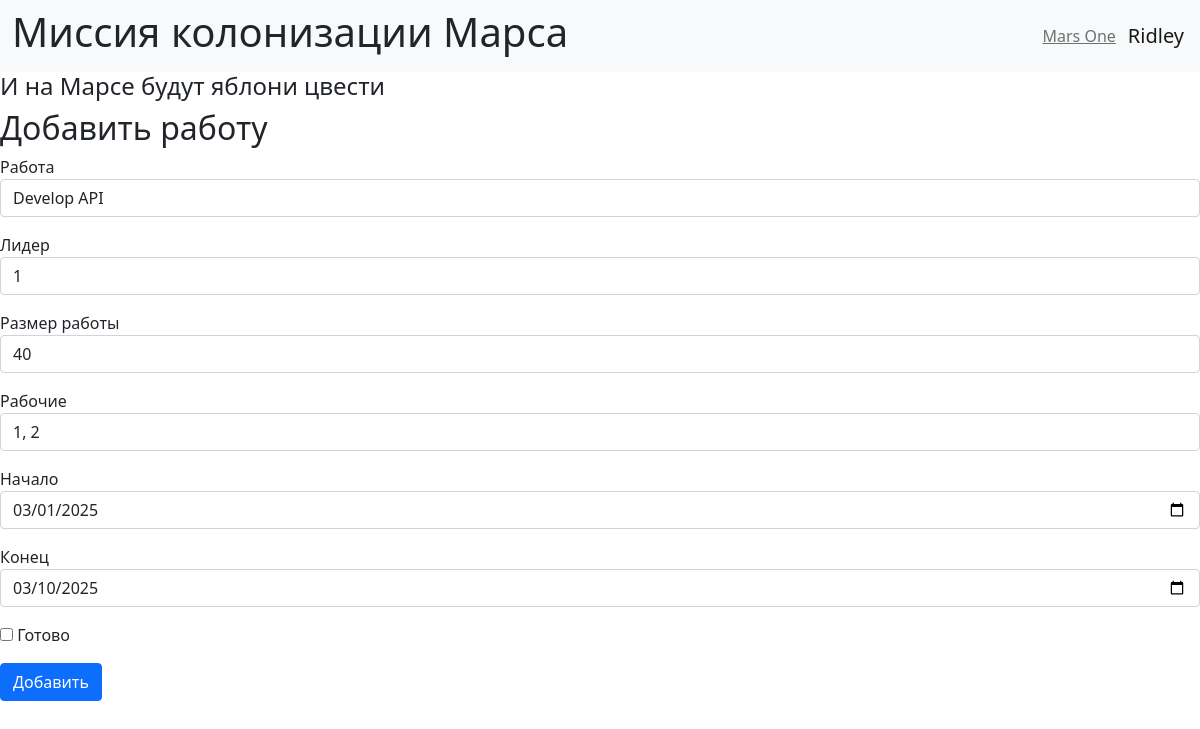
The page /editjob/2 (signed in) on the database its author committed.
### sql/data/users.py (models this page shows, shortened)
class User(SqlAlchemyBase, UserMixin, SerializerMixin):
    __tablename__ = 'users'
    id = sqlalchemy.Column(sqlalchemy.Integer,
                           primary_key=True, autoincrement=True)
    surname = sqlalchemy.Column(sqlalchemy.String, nullable=True)
    name = sqlalchemy.Column(sqlalchemy.String, nullable=True)
    age = sqlalchemy.Column(sqlalchemy.Integer, nullable=True)
    position = sqlalchemy.Column(sqlalchemy.String, nullable=True)
    speciality = sqlalchemy.Column(sqlalchemy.String, nullable=True)
    address = sqlalchemy.Column(sqlalchemy.String, nullable=True)
    email = sqlalchemy.Column(sqlalchemy.String, unique=True, nullable=True)
    hashed_password = sqlalchemy.Column(sqlalchemy.String, nullable=True)
    modified_date = sqlalchemy.Column(sqlalchemy.String, nullable=True)
    created_date = sqlalchemy.Column(sqlalchemy.DateTime, default=datetime.datetime.now, nullable=True)

### sql/data/jobs.py (models this page shows)
class Jobs(SqlAlchemyBase, SerializerMixin):
    __tablename__ = 'jobs'
    id = sqlalchemy.Column(sqlalchemy.Integer,
                           primary_key=True, autoincrement=True)
    job = sqlalchemy.Column(sqlalchemy.String, nullable=True)
    work_size = sqlalchemy.Column(sqlalchemy.Integer, nullable=True)
    collaborators = sqlalchemy.Column(sqlalchemy.String, nullable=True)
    start_date = sqlalchemy.Column(sqlalchemy.DateTime, nullable=True)
    end_date = sqlalchemy.Column(sqlalchemy.DateTime, nullable=True)
    is_finished = sqlalchemy.Column(sqlalchemy.Boolean, default=True)
    team_leader = sqlalchemy.Column(sqlalchemy.Integer,
                                    sqlalchemy.ForeignKey("users.id"))
    jobs = orm.relationship('User')

### main.py (the view, shortened to what this page needs)
@app.route('/editjob/<int:job_id>', methods=['GET', 'POST'])
@login_required
def edit_job(job_id):
    session = db_session.create_session()
    job = session.query(jobs.Jobs).get(job_id)
    if not job:
        abort(404)
    if current_user.id != job.team_leader and current_user.id != 1:
        abort(403)
    form = Job()
    if request.method == 'GET':
        form.job.data = job.job
        form.team_leader.data = job.team_leader
        form.work_size.data = job.work_size
        form.collaborators.data = job.collaborators
        form.start_date.data = job.start_date
        form.end_date.data = job.end_date
        form.is_finished.data = job.is_finished
    return render_template('addjob.html', form=form)

### sql/data/add_job.py
class Job(FlaskForm, UserMixin):
    job = StringField('Работа', validators=[DataRequired()])
    team_leader = StringField('Лидер', validators=[DataRequired()])
    work_size = StringField('Размер работы', validators=[DataRequired()])
    collaborators = StringField('Рабочие', validators=[DataRequired()])
    start_date = DateField('Начало', validators=[DataRequired()])
    end_date = DateField('Конец', validators=[DataRequired()])
    is_finished = BooleanField('Готово')
    submit = SubmitField('Добавить')

### main.py (called while the page is built)
@login_manager.user_loader
def load_user(user_id):
    db_sess = db_session.create_session()
    return db_sess.get(users.User, user_id)

### sql/data/db_session.py (called while the page is built)
def create_session() -> Session:
    global __factory
    return __factory()

### templates/addjob.html (shortened to what this page needs)
{% extends "base.html" %}
{% block content %}
    <h2>Добавить работу</h2>
    <form method="post">
        <p>
            {{ form.job.label }}<br>
            {{ form.job(class="form-control") }}
        </p>
        <p>
            {{ form.team_leader.label }}<br>
            {{ form.team_leader(class="form-control") }}
        </p>
        <p>
            {{ form.work_size.label }}<br>
            {{ form.work_size(class="form-control") }}
        </p>
        <p>
            {{ form.collaborators.label }}<br>
            {{ form.collaborators(class="form-control") }}
        </p>
        <p>
            {{ form.start_date.label }}<br>
            {{ form.start_date(class="form-control", type="date") }}
        </p>
        <p>
            {{ form.end_date.label }}<br>
            {{ form.end_date(class="form-control", type="date") }}
        </p>
        <p>
            {{ form.is_finished() }} {{ form.is_finished.label }}
        </p>
        <p>
            {{ form.submit(class="btn btn-primary") }}
        </p>
    </form>
{% endblock %}

### templates/base.html (shortened to what this page needs)
<!DOCTYPE html>
<html lang="en">
<head>
    <link rel="stylesheet"
          href="https://cdn.jsdelivr.net/npm/bootstrap@5.0.0-beta1/dist/css/bootstrap.min.css"
>
    <link rel="stylesheet" href="../static/css/{{file}}">
</head>
<header>
    <nav class="navbar navbar-expand-lg bg-body-tertiary navbar-light bg-light">
        <div class="container-fluid">
            <h1>Миссия колонизации Марса</h1>
            <a class="navbar-text">
                Mars One
            </a>
        </div>
        {% if current_user.is_authenticated %}
            <a class="navbar-brand" href="/logout">{{ current_user.name }}</a>
        {% else %}
            <p>
                <a class="btn btn-primary " href="/register">Зарегистрироваться</a>
                <a class="btn btn-success" href="/login">Войти</a>
            </p>
        {% endif %}
    </nav>
    <h4>И на Марсе будут яблони цвести</h4>
</header>
<body>
    {% block content %}
    {% endblock %}
</body>
</html>

### rows shown on the page
User: name "Ridley"
Jobs: job "Develop API", team_leader "1", work_size "40", collaborators "1, 2", start_date "03/01/2025", end_date "03/10/2025"
